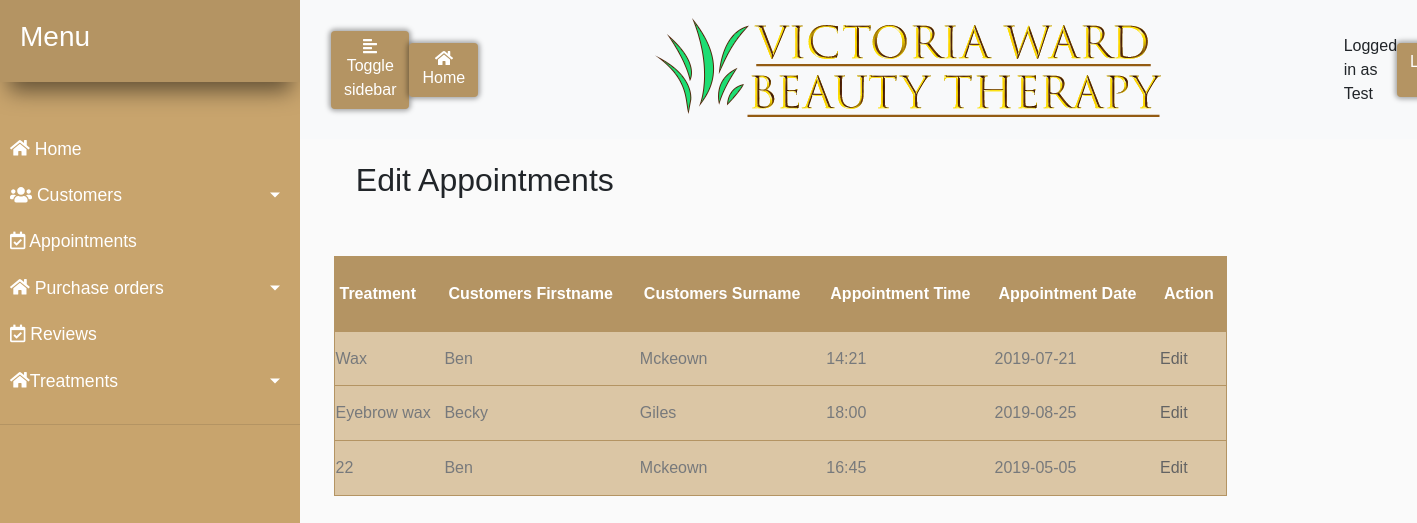
Screenshot of /websites/default/public/Appointments/EditAppointment.php (signed in) with the database file from the repository.
### tables this page shows
CREATE TABLE `User` (
  `idUser` int(11) NOT NULL AUTO_INCREMENT,
  `username` varchar(45) DEFAULT NULL,
  `password` varchar(45) DEFAULT NULL,
  PRIMARY KEY (`idUser`)
);

CREATE TABLE `Appointments` (
  `idAppointments` int(11) NOT NULL AUTO_INCREMENT,
  `Treatment_name` varchar(45) DEFAULT NULL,
  `Treatment_description` varchar(500) DEFAULT NULL,
  `Customers_firstname` varchar(45) DEFAULT NULL,
  `Customers_surname` varchar(45) DEFAULT NULL,
  `Appointment_time` varchar(45) DEFAULT NULL,
  `Appointment_date` varchar(45) DEFAULT NULL,
  PRIMARY KEY (`idAppointments`)
);

### websites/default/public/Appointments/EditAppointment.php (the view, shortened to what this page needs)
<?php
if (isset($_SESSION['loggedin']) && $_SESSION['loggedin'] == true){
require "../config.php";
require '../header.php';
?>
<?php
$PO=$pdo->query('SELECT * FROM Appointments');
require "../templates/editAppointments.html.php";
foreach($PO as $row){
  echo '<tr id="wrapper">'.
  '<td> <a>'.$row['Treatment_name'] .'</a></td>'.
  '<td><a>'. $row['Customers_firstname'].'</a></td>'.
  '<td><a>'.$row['Customers_surname'] .'</a></td>'.
  '<td><a>'.$row['Appointment_time'] .'</a></td>'.
  '<td><a>'.$row['Appointment_date'] .'</a></td>'
;
  echo '<td><a href="editsingleAppointment.php?id=' . $row['idAppointments'] .'">Edit</a></td>';
  echo '</tr>' ;
}
}
else{
  header("location:../login.php");
}
?>

### websites/default/public/header.php (shortened to what this page needs)
<?php
if($_SESSION['loggedin']==true){
$results = $pdo->query('SELECT * FROM User');
}
?>
<head>
  <link rel="stylesheet" href="https://stackpath.bootstrapcdn.com/bootstrap/4.3.1/css/bootstrap.min.css">
    <link rel="stylesheet" href="../style.css">
<link rel="stylesheet" href="https://use.fontawesome.com/releases/v5.8.0/css/all.css">
</head>
<body>
<div class="wrapper">
  <nav id="sidebar">
<div class="sidebar-header">
  <h3>Menu</h3>
</div>
<br />
  <ul class="list-unstyled components">
    <li><a href="../Home.php"><i class="fas fa-home"></i>      Home</a></li>
    <li >
<a href="#pageSubmenu" data-toggle="collapse" aria-expanded="false" class="dropdown-toggle"><i class="fas fa-users"></i>      Customers</a>
</li>
    <li>
    <a href="../Appointments/appointments.php"><i class="far fa-calendar-check"></i></i>      Appointments</a></li>
    <li>
  <a href="#page2Submenu" data-toggle="collapse" aria-expanded="false" class="dropdown-toggle"><i class="fas fa-home"></i>    Purchase orders</a>
    </li>
  <li><a href="../Reviews/reviews.php"><i class="far fa-calendar-check"></i></i>      Reviews</a></li>
    <li >
                   <a href="#homeSubmenu" data-toggle="collapse" aria-expanded="false" class="dropdown-toggle"><i class="fas fa-home"></i>Treatments</a>
               </li>
  </ul>
  </nav>
<div id="content">
  <nav class="navbar navbar-expand-lg navbar-light bg-light">
    <div class="container-fluid">
      <button type="button" id="sidebarCollapse" class="btn">
        <i class="fas fa-align-left"></i>
        <span>Toggle sidebar</span>
      </button>
      <button type="button" id="home" class="btn">
        <i class="fas fa-home"></i>
        <span  class="glyphicon glyphicon-home"><a href="../Home.php">Home</a></span>
      </button>
<img class="logo" src="../images/logo.png" />
<a class="log">Logged in as
  <?php
if ($_SESSION['loggedin'] = true){
  foreach($results as $rows){
  echo $rows['username'] ;
}}
else{
  $_SESSION['loggedin'] = false ;
} ?> </a>
<button type="button" class="btn">
  <span><a href="../logout.php">Logout</a></span>
</button>
    </div>
  </nav>

### websites/default/public/style.css (style rules this page uses)
.wrapper { display: flex; box-shadow: 10px 10px 22px -8px rgba(0,0,0,0.87); }
#sidebar { min-width: 300px; max-width: 300px; min-height:100vh; }
a[data-toggle="collapse"] { position: relative; }
.dropdown-toggle::after { display: block; position: absolute; top: 50%; right: 20px; transform: translateY(-50%); }
body { font-family: 'Poppins', sans-serif; background: #fafafa; }
a, a:hover, a:focus { color: inherit; transition: all 0.3s; }
#sidebar { background: #c8a46d; color: #fff; transition: all 0.3s; }
#sidebar .sidebar-header { padding: 20px; background: #b49463; box-shadow: 0px 18px 21px -9px rgba(0,0,0,0.51); }
#sidebar ul.components { padding: 20px 0; border-bottom: 1px solid #b49463; }
#sidebar ul li a { padding: 10px; font-size: 1.1em; display: block; }
.logo { align-items:center; justify-content:center; margin-right: 15%; text-align: center; }
#content { width: 100%; }
.log { justify-content: flex-end; }
.btn { background-color: #b49463; color:white; box-shadow: 0px 0px 5px 2px rgba(0,0,0,0.34); }
#home { justify-content: flex-start; margin-right: 15%; }
table td { border-bottom: 1px solid #b49463; background-color: #c8a46d; opacity: 0.6; }
table td a { color: black; }

### rows the page displays
user: username "Test"
appointments: Treatment_name "Wax", Customers_firstname "Ben", Customers_surname "Mckeown", Appointment_time "14:21", Appointment_date "2019-07-21"
appointments: Treatment_name "Eyebrow wax", Customers_firstname "Becky", Customers_surname "Giles", Appointment_time "18:00", Appointment_date "2019-08-25"
appointments: Treatment_name "22", Customers_firstname "Ben", Customers_surname "Mckeown", Appointment_time "16:45", Appointment_date "2019-05-05"
